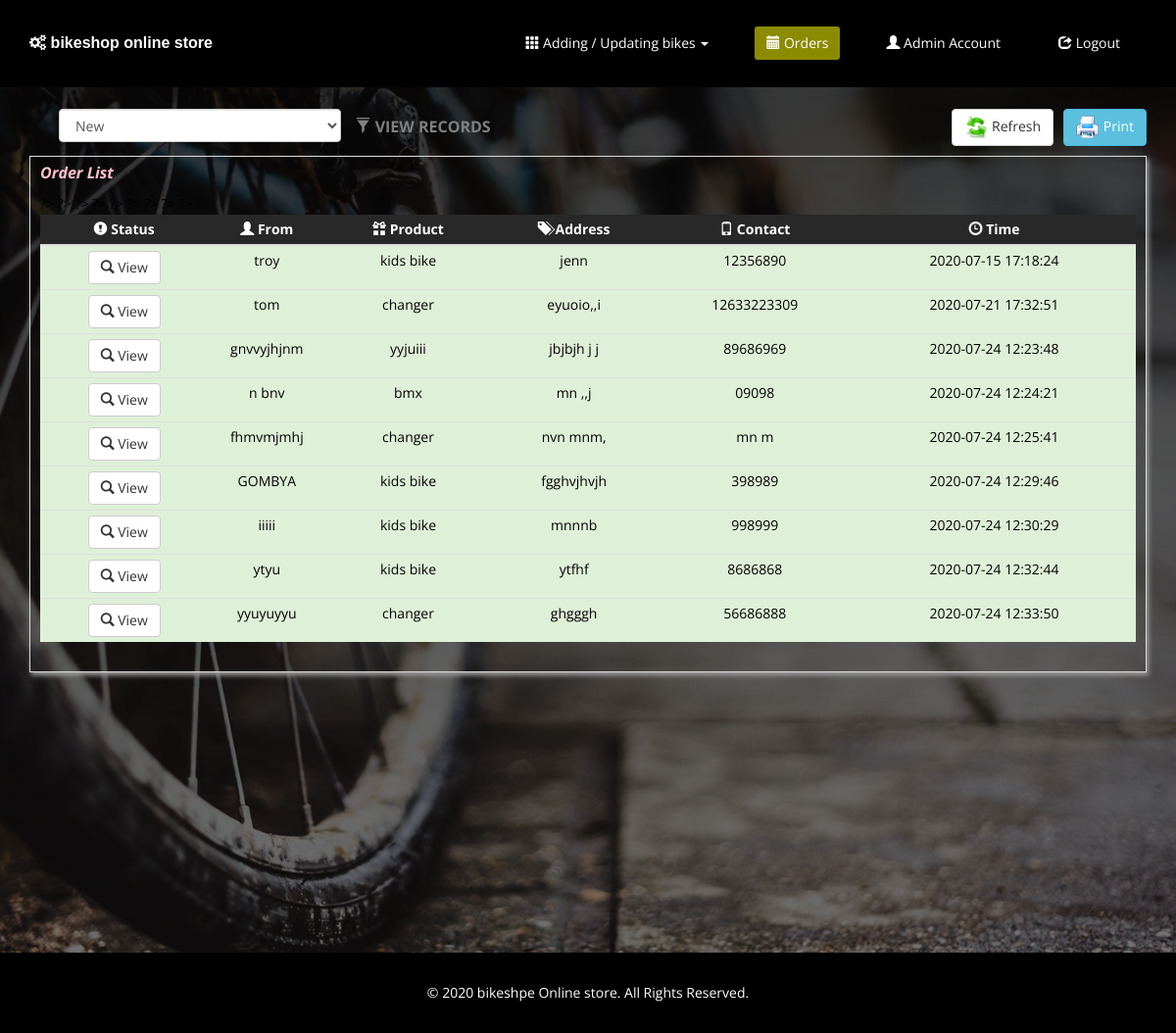
The page /index.php (signed in) on the database its author committed.
### tables this page shows
CREATE TABLE `tblorders` (
  `id` int(11) NOT NULL,
  `cname` varchar(50) DEFAULT NULL,
  `address` varchar(100) DEFAULT NULL,
  `contact` varchar(50) DEFAULT NULL,
  `cnpoid` int(11) DEFAULT NULL,
  `oqty` int(11) DEFAULT NULL,
  `ostatus` varchar(50) DEFAULT NULL,
  `timestamp` timestamp NOT NULL DEFAULT CURRENT_TIMESTAMP ON UPDATE CURRENT_TIMESTAMP,
  `otype` varchar(50) DEFAULT NULL,
  `datepickup` date DEFAULT NULL
);

CREATE TABLE `tblcnp` (
  `id` int(11) NOT NULL,
  `name` varchar(50) DEFAULT NULL,
  `prize` float DEFAULT NULL,
  `description` varchar(50) DEFAULT NULL,
  `image` varchar(250) DEFAULT NULL,
  `status` varchar(50) DEFAULT NULL
);

### includes/admin.php (the view, shortened to what this page needs)
<!DOCTYPE html>
<html lang="en">
<head>
    <link href="css/bootstrap.css" rel="stylesheet">
    <link href="css/bootstrap.min.css" rel="stylesheet">
    <link href="css/font-awesome.min.css" rel="stylesheet">
    <link href="css/animate.min.css" rel="stylesheet">
    <link href="css/prettyPhoto.css" rel="stylesheet">
    <link href="css/main.css" rel="stylesheet">
    <link href="css/responsive.css" rel="stylesheet">
</head>
<body>
     <nav class="navbar navbar-inverse" role="banner">
            <div class="container">
                <div class="navbar-header">
                     <a href="index.php"><h4 class="wow fadeInDown" style="margin-top:20px; color:#FFF;"><i class="fa fa-cogs"></i> bikeshop online store</h4></a>
                </div>
                <div class="collapse navbar-collapse navbar-right">
                    <ul class="nav navbar-nav">
                        <li class="dropdown"><a class="dropdown-toggle wow fadeInDown" data-toggle="dropdown" href="#"><span class="glyphicon glyphicon-th"></span> Adding / Updating bikes <span class="caret"></span></a>
                        </li>
                        <li id="reservation" class=" active wow fadeInDown"><a href="index.php"><span class="glyphicon glyphicon-calendar"></span> Orders</a></li>
                        <li id="admin" class="wow fadeInDown"><a href="adminacc.php"><span class="glyphicon glyphicon-user"></span> Admin Account</a></li>
                        <li id="logout" class="wow fadeInDown"><a id="logoutbtn" href='<?php echo "logout_process.php?logout=1"?>'><span class="glyphicon glyphicon-share"></span> Logout</a></li>
                    </ul>
                </div>
            </div>
        </nav>
<br>
<div class="container">
   <form id="formFilter" name="formFilter" action="admin_reservefilter.php" method="POST" class="pull-left col-md-7 hidden-print">
        <div class="form-horizontal wow fadeInDown">
                <label for="filter" class="control-label" style="font-size:16px; font-weight:bold; color: grey;">  <i class="glyphicon glyphicon-filter"></i> VIEW RECORDS</label>
            <div class="col-md-6">
                <select name="filter" id="filter" class="form-control">
                    <option value="New">New</option>
                </select>
            </div>
        </div>
    </form>
    <a href="" onClick="window.print();return false" class="btn btn-info pull-right hidden-print wow fadeInDown"><img src="images/ico/printer.ico" style="max-width: 24px; max-height: 24px;"> Print</a>
    <a href="index.php" class="btn btn-default pull-right hidden-print wow fadeInDown" style="margin-right:10px;"><img src="images/ico/refresh.png" style="max-width: 24px; max-height: 24px;"> Refresh</a>
    <div class="col-md-12" style="border: solid #D9D9D9 1px; padding: 10px; padding-top: 5px; box-shadow: #9F9F9F 2px 3px 5px; margin-top: 10px;">
           <p class="wow fadeInDown" style="font-size:16px; font-weight:bold; color: pink;"><em>Order List</em></p>
        <table class="table table-hover table-condensed wow fadeInDown">
            <thead style="background-color:#282828; color:#fff;">
                <tr>
                    <th class="hidden-print" style="text-align:center;"> <span class="glyphicon glyphicon-exclamation-sign"></span> Status</th>
                    <th width="120px" style="text-align:center;"><span class="glyphicon glyphicon-user"></span> From </th>
                    <th style="text-align:center;"><span class="glyphicon glyphicon-gift"></span>  Product </th>
                    <th style="text-align:center;"><span class="glyphicon glyphicon-tags"></span>  Address </th>
                    <th style="text-align:center;"><span class="glyphicon glyphicon-phone"></span>  Contact </th>
                    <th style="text-align:center;"><span class="glyphicon glyphicon-time"></span> Time </th>
                </tr>
            </thead>
            <tbody id="tablebody">
               <?php
               include('includes/dbconn.php');
			   $sql = ("SELECT tblcnp.*,tblorders.*
			   								FROM tblorders LEFT JOIN
											tblcnp ON tblorders.cnpoid = tblcnp.id WHERE tblorders.ostatus = 'New' order by tblorders.id LIMIT 0,30 ") or die (mysqli_error());
        $result=mysqli_query($con, $sql);
				if(mysqli_num_rows($result)>0){
					while($row = mysqli_fetch_assoc($result)){
						$total = $row['prize'] * $row['oqty'];?>
               <tr class="success" style="cursor:pointer;">
           		 <td style="text-align:center;"><a href="#viewModal<?php echo $row['id']?>" data-toggle="modal" data-target="#viewModal<?php echo $row['id']?>" class="btn btn-default"><i class="glyphicon glyphicon-search"></i> View</a></td>
                <td style="text-align:center;"><?php echo $row['cname'];?></td>
                <td style="text-align:center;"><?php echo $row['name'];?></td>
                <td style="text-align:center;"><?php echo $row['address'];?></td>
                <td style="text-align:center;"><?php echo $row['contact'];?></td>
                <td style="text-align:center;"><?php echo $row['timestamp'];?></td>
               </tr>
               <?php }}?>
            </tbody>
        </table>
    </div>
</div>
<br><br><br><br><br><br><br><br><br><br><br><br><br>
    <footer id="footer" class="midnight-blue">
        <div class="container">
            <div class="row">
                <div class="col-sm-12">
                    <center>&copy; 2020 <a target="_blank" href="#" title="#">bikeshpe Online store</a>. All Rights Reserved.</center>
                </div>
            </div>
        </div>
    </footer>
</body>
</html>

### rows shown on the page
tblorders: cname "troy", tblcnp.name "kids bike", address "jenn", contact "12356890", timestamp "2020-07-15 17:18:24"
tblorders: cname "tom", tblcnp.name "changer", address "eyuoio,,i", contact "12633223309", timestamp "2020-07-21 17:32:51"
tblorders: cname "gnvvyjhjnm", tblcnp.name "yyjuiii", address "jbjbjh j j", contact "89686969", timestamp "2020-07-24 12:23:48"
tblorders: cname "n bnv", tblcnp.name "bmx", address "mn ,,j", contact "09098", timestamp "2020-07-24 12:24:21"
tblorders: cname "fhmvmjmhj", tblcnp.name "changer", address "nvn mnm,", contact "mn m", timestamp "2020-07-24 12:25:41"
tblorders: cname "GOMBYA", tblcnp.name "kids bike", address "fgghvjhvjh", contact "398989", timestamp "2020-07-24 12:29:46"
tblorders: cname "iiiii", tblcnp.name "kids bike", address "mnnnb", contact "998999", timestamp "2020-07-24 12:30:29"
tblorders: cname "ytyu", tblcnp.name "kids bike", address "ytfhf", contact "8686868", timestamp "2020-07-24 12:32:44"
tblorders: cname "yyuyuyyu", tblcnp.name "changer", address "ghgggh", contact "56686888", timestamp "2020-07-24 12:33:50"
